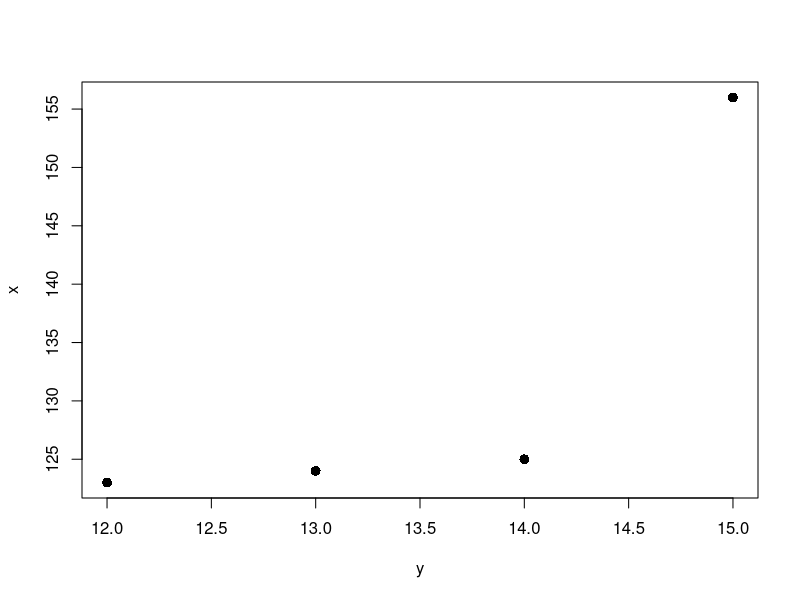

This chart was generated by the following R code:
x <- c(123,124,125,156)
y<-c(12,13,14,15)
relation <- lm(y~x)
a <- data.frame(x=170)
result <- predict(relation,a)
print(result)
plot(y,x,abline(lm(y~x)),cex=1.3,pch=16)